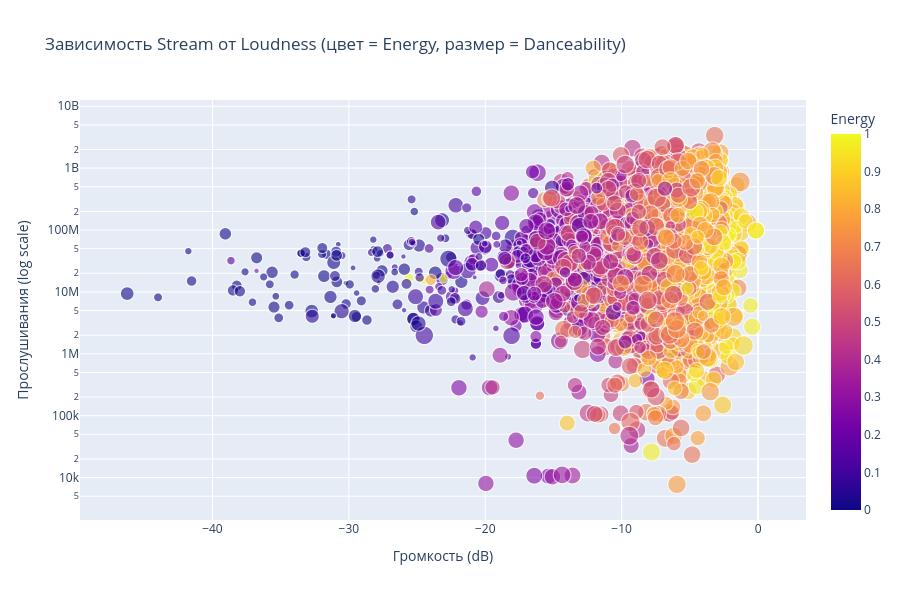

Notebook code cell kept with this figure:
### Code cell
# scatter plot: Loudness vs Stream с цветом по Energy
sample_for_plot = df.sample(n=min(5000, len(df)), random_state=42)

fig = px.scatter(
    sample_for_plot,
    x='Loudness',
    y='Stream',
    color='Energy',
    size='Danceability',
    hover_data=['Artist', 'Track', 'Album_type'],
    title='Зависимость Stream от Loudness (цвет = Energy, размер = Danceability)',
    labels={'Loudness': 'Громкость (dB)', 'Stream': 'Прослушивания'},
    color_continuous_scale='Plasma',
    opacity=0.6,
    log_y=True
)

fig.update_layout(
    height=600,
    xaxis_title='Громкость (dB)',
    yaxis_title='Прослушивания (log scale)'
)
fig.show()

### Figure 1 — Plotly figure (JSON) as saved in the notebook; plotly's stock layout.template omitted (floating-point values rounded to 4 significant figures; data arrays with more than 128 entries replaced by an {"elided": "..."} marker saying what was removed)
{"data": [{"customdata": {"elided": "5000x3 str values"}, "hovertemplate": "Громкость (dB)=%{x}<br>Прослушивания=%{y}<br>Danceability=%{marker.size}<br>Artist=%{customdata[0]}<br>Track=%{customdata[1]}<br>Album_type=%{customdata[2]}<br>Energy=%{marker.color}<extra></extra>", "legendgroup": "", "marker": {"color": {"elided": "5000 float values"}, "coloraxis": "coloraxis", "opacity": 0.6, "size": {"elided": "5000 float values"}, "sizemode": "area", "sizeref": 0.002437, "symbol": "circle"}, "mode": "markers", "name": "", "showlegend": false, "type": "scattergl", "x": {"elided": "5000 float values"}, "xaxis": "x", "y": {"elided": "5000 float values"}, "yaxis": "y"}], "layout": {"coloraxis": {"colorbar": {"title": {"text": "Energy"}}, "colorscale": [[0, "#0d0887"], [0.1111, "#46039f"], [0.2222, "#7201a8"], [0.3333, "#9c179e"], [0.4444, "#bd3786"], [0.5556, "#d8576b"], [0.6667, "#ed7953"], [0.7778, "#fb9f3a"], [0.8889, "#fdca26"], [1, "#f0f921"]]}, "height": 600, "legend": {"itemsizing": "constant", "tracegroupgap": 0}, "title": {"text": "Зависимость Stream от Loudness (цвет = Energy, размер = Danceability)"}, "xaxis": {"anchor": "y", "domain": [0, 1], "title": {"text": "Громкость (dB)"}}, "yaxis": {"anchor": "x", "domain": [0, 1], "title": {"text": "Прослушивания (log scale)"}, "type": "log"}}}
